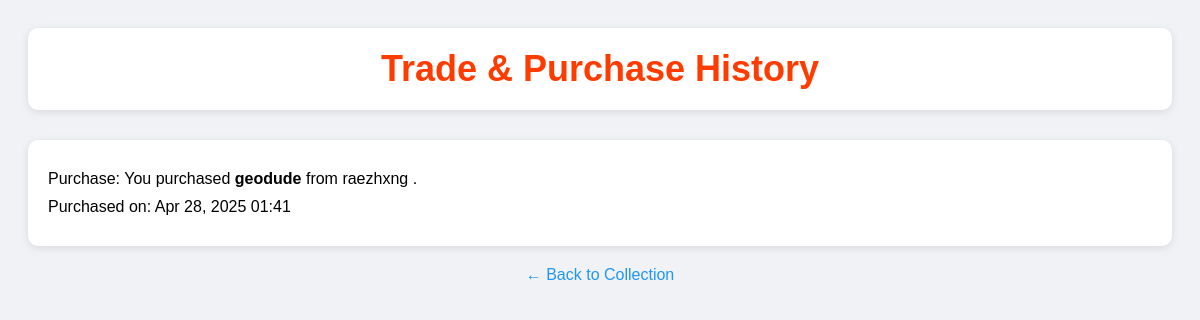
/trade_history/ (signed in), run on the app's committed database.
### collection/models.py (models this page shows, shortened)
class Purchase(models.Model):
    buyer = models.ForeignKey(User, on_delete=models.CASCADE, related_name='purchases')
    seller = models.ForeignKey(User, null=True, blank=True, on_delete=models.SET_NULL, related_name='sales')
    pokemon = models.ForeignKey(Pokemon, on_delete=models.CASCADE)
    price = models.IntegerField(default=1000)
    created_at = models.DateTimeField(auto_now_add=True)

class Pokemon(models.Model):
    name = models.CharField(max_length=100)
    type = models.CharField(max_length=50)
    date_received = models.DateTimeField(auto_now_add=True)
    is_favorite = models.BooleanField(default=False)
    owner = models.ForeignKey(User, on_delete=models.CASCADE, related_name='pokemons')
    poke_id = models.IntegerField(null=True, blank=True)
    is_listed = models.BooleanField(default=False)
    price = models.IntegerField(null=True, blank=True)

### collection/views.py (the view)
# urls.py: path('trade_history/', views.trade_history_view, name='trade_history'),
@login_required
def trade_history_view(request):
    from django.db.models import Q
    from .models import Purchase
    trade_offers = TradeOffer.objects.filter(
        Q(buyer=request.user) | Q(seller=request.user),
        status='accepted'
    )
    purchases = Purchase.objects.filter(Q(buyer=request.user) | Q(seller=request.user))
    history = []
    for t in trade_offers:
        history.append({
            'type': 'trade',
            'created_at': t.created_at,
            'data': t,
        })
    for p in purchases:
        event_type = 'purchase' if p.buyer == request.user else 'sale'
        history.append({
            'type': event_type,
            'created_at': p.created_at,
            'data': p,
        })
    history.sort(key=lambda x: x['created_at'], reverse=True)
    return render(request, 'trade_history.html', {'history': history})

### collection/templates/trade_history.html (shortened to what this page needs)
<!DOCTYPE html>
<html lang="en">
<head>
</head>
<body>
    <div class="header-box">
        <h2>Trade & Purchase History</h2>
    </div>
    <ul class="history-list">
        {% for event in history %}
            {% if event.type == 'trade' %}
                <li class="history-card">
                    <p>
                        Trade: <strong>{{ event.data.listing.name }}</strong> was traded.
                        {% if event.data.buyer == request.user %}
                            You received this Pokémon from {{ event.data.seller.username }}.
                        {% else %}
                            You sent your Pokémon {{ event.data.offered_pokemon.name }} to {{ event.data.buyer.username }}.
                        {% endif %}
                    </p>
                    <p>Traded on: {{ event.created_at|date:"M d, Y H:i" }}</p>
                </li>
            {% elif event.type == 'purchase' %}
                <li class="history-card">
                    <p>
                        Purchase: You purchased <strong>{{ event.data.pokemon.name }}</strong>
                        {% if event.data.seller %}
                            from {{ event.data.seller.username }}
                        {% else %}
                            from the system
                        {% endif %}.
                    </p>
                    <p>Purchased on: {{ event.created_at|date:"M d, Y H:i" }}</p>
                </li>
            {% endif %}
        {% empty %}
            <li class="history-card">
                <p>No trade or purchase events found.</p>
            </li>
        {% endfor %}
    </ul>
    <a href="{% url 'collection' %}" class="back-link">← Back to Collection</a>
</body>
</html>

### collection/templates/trade_history.html (style rules this page uses)
body { font-family: 'Poppins', Arial, sans-serif; background-color: #f0f2f5; padding: 20px; }
.header-box { background-color: white; padding: 20px; border-radius: 10px; text-align: center; margin-bottom: 30px; box-shadow: 0 2px 8px rgba(0,0,0,0.1); }
.header-box h2 { font-size: 36px; color: #ff3c00; margin: 0; }
.history-list { list-style: none; padding: 0; }
.history-card { background: white; border-radius: 10px; padding: 20px; margin-bottom: 20px; box-shadow: 0 2px 8px rgba(0,0,0,0.1); }
.history-card p { margin: 10px 0; }
.back-link { display: block; text-align: center; margin-top: 20px; color: #2196F3; text-decoration: none; }

### data on the page
Purchase: data.pokemon.name "geodude", data.seller.username "raezhxng", created_at "Apr 28, 2025 01:41"
